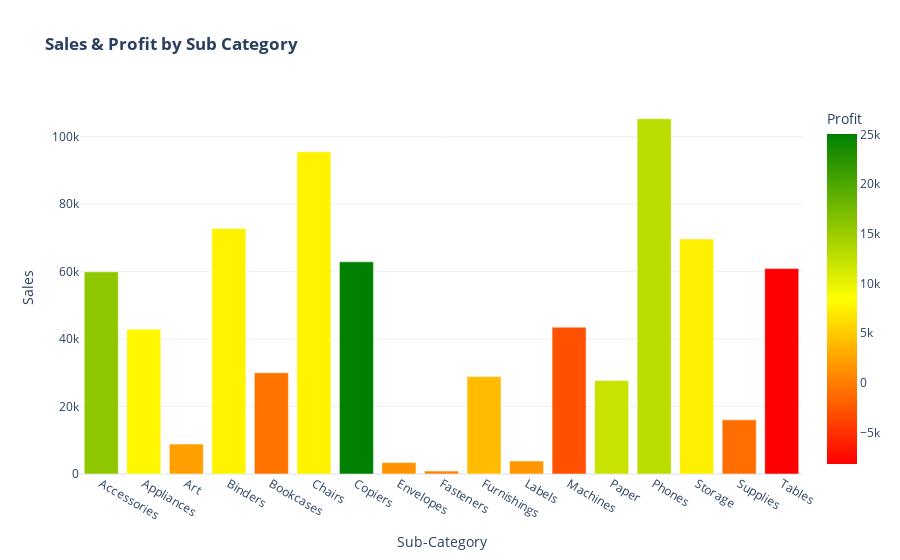

Notebook cell for this chart:
### Markdown cell above
#### Analyze Sub-Category

### Code cell
# Plot Sales & Profit by Sub-Category
sales_profit_bar = px.bar(
    grouped_by_subcategory,
    x="Sub-Category",
    y="Sales",
    color="Profit",
    color_continuous_scale=["red", "yellow", "green"],
    title="<b>Sales & Profit by Sub Category</b>",
)
sales_profit_bar.show()

### Figure 1 — Plotly figure (JSON) as saved in the notebook; plotly's stock layout.template omitted (floating-point values rounded to 4 significant figures)
{"data": [{"alignmentgroup": "True", "hovertemplate": "Sub-Category=%{x}<br>Sales=%{y}<br>Profit=%{marker.color}<extra></extra>", "legendgroup": "", "marker": {"color": [15670.0, 7865.0, 2222.0, 7670.0, -583.6, 7644.0, 25030.0, 1442.0, 304.9, 4099.0, 1745.0, -2869.0, 12040.0, 12850.0, 7403.0, -955.3, -8141.0], "coloraxis": "coloraxis"}, "name": "", "offsetgroup": "", "orientation": "v", "showlegend": false, "textposition": "auto", "type": "bar", "x": ["Accessories", "Appliances", "Art", "Binders", "Bookcases", "Chairs", "Copiers", "Envelopes", "Fasteners", "Furnishings", "Labels", "Machines", "Paper", "Phones", "Storage", "Supplies", "Tables"], "xaxis": "x", "y": [59950.0, 42930.0, 8863.0, 72790.0, 30020.0, 95550.0, 62900.0, 3379.0, 857.6, 28920.0, 3861.0, 43540.0, 27690.0, 105300.0, 69680.0, 16050.0, 60890.0], "yaxis": "y"}], "layout": {"barmode": "relative", "coloraxis": {"colorbar": {"title": {"text": "Profit"}}, "colorscale": [[0, "red"], [0.5, "yellow"], [1, "green"]]}, "legend": {"tracegroupgap": 0}, "title": {"text": "<b>Sales & Profit by Sub Category</b>"}, "xaxis": {"anchor": "y", "domain": [0, 1], "title": {"text": "Sub-Category"}}, "yaxis": {"anchor": "x", "domain": [0, 1], "title": {"text": "Sales"}}}}
